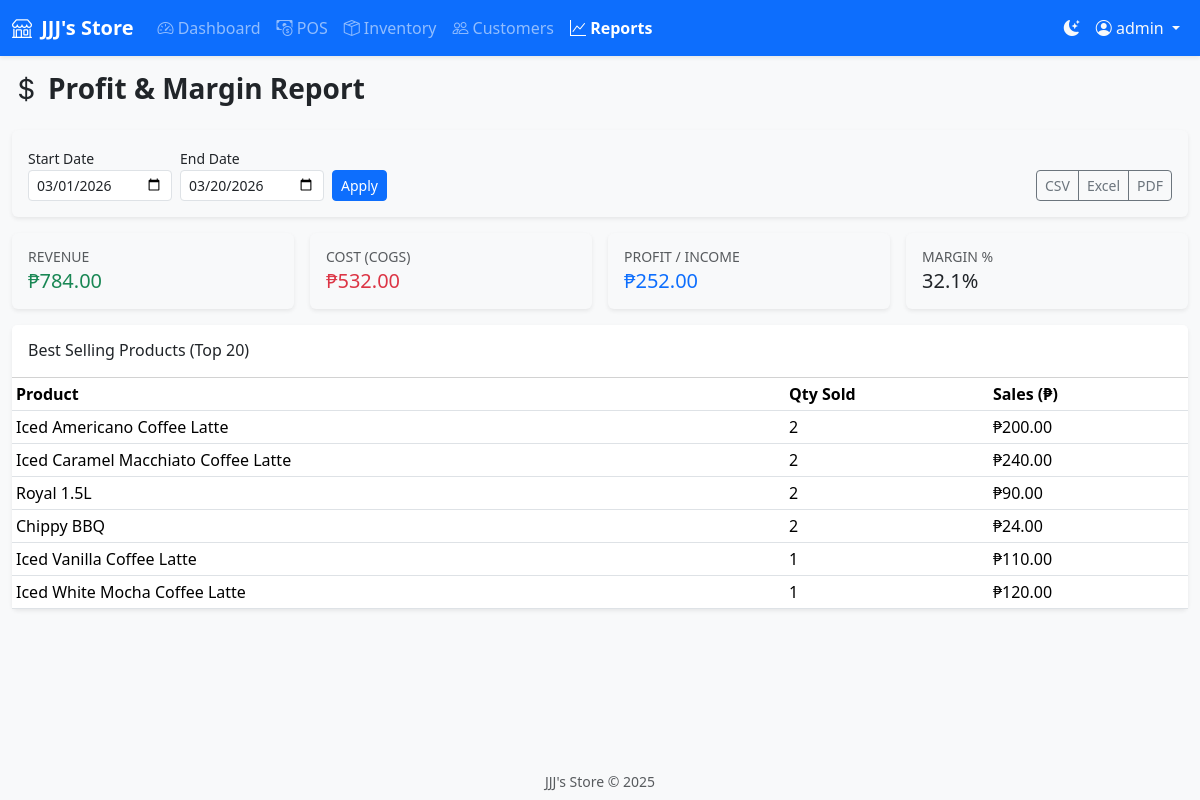
/reports/profit (signed in), run on the app's committed database.
### models.py (models this page shows, shortened)
class User(UserMixin, db.Model):
    __tablename__ = 'users'
    id = db.Column(db.Integer, primary_key=True, index=True)
    username = db.Column(db.String(80), unique=True, nullable=False, index=True)
    email = db.Column(db.String(120), unique=True, nullable=True, index=True)
    password_hash = db.Column(db.String(256), nullable=False)
    role = db.Column(db.String(20), nullable=False, default='cashier')  # admin, cashier
    full_name = db.Column(db.String(120), nullable=True)
    is_active = db.Column(db.Boolean, default=True)
    created_at = db.Column(db.DateTime, default=datetime.utcnow)

class Product(db.Model):
    __tablename__ = 'products'
    id = db.Column(db.Integer, primary_key=True, index=True)
    name = db.Column(db.String(200), nullable=False, index=True)
    sku = db.Column(db.String(50), unique=True, nullable=True, index=True)
    barcode = db.Column(db.String(50), nullable=True, index=True)
    description = db.Column(db.Text, nullable=True)
    category_id = db.Column(db.Integer, db.ForeignKey('categories.id'), nullable=True, index=True)
    supplier_id = db.Column(db.Integer, db.ForeignKey('suppliers.id'), nullable=True, index=True)
    selling_price = db.Column(db.Numeric(12, 2), nullable=False, default=0)
    cost_price = db.Column(db.Numeric(12, 2), nullable=True, default=0)
    quantity = db.Column(db.Integer, nullable=False, default=0)
    unit = db.Column(db.String(20), nullable=False, default='pcs')  # pcs, box, kg, etc.
    min_stock = db.Column(db.Integer, default=5)
    expiry_date = db.Column(db.Date, nullable=True)
    created_at = db.Column(db.DateTime, default=datetime.utcnow)
    updated_at = db.Column(db.DateTime, default=datetime.utcnow, onupdate=datetime.utcnow)
    sales_items = db.relationship('SalesItem', backref='product', lazy='dynamic')

### routes/reports.py (the view)
@reports_bp.route('/profit')
@login_required
def profit():
    start, end = get_date_range()
    profit_data = get_profit_report(start, end)
    best = get_best_selling(start, end, limit=20)
    return render_template('reports/profit.html', best_selling=best,
                          start=start, end=end, **profit_data)

### routes/reports.py (called while the page is built)
def get_date_range():
    today = datetime.now().date()
    start_str = request.args.get('start')
    end_str = request.args.get('end')
    start = datetime.strptime(start_str, '%Y-%m-%d').date() if start_str else today.replace(day=1)
    end = datetime.strptime(end_str, '%Y-%m-%d').date() if end_str else today
    return start, end

### services/report_service.py (called while the page is built)
def get_best_selling(start_date, end_date, limit=20):
    items = db.session.query(
        Product.name,
        func.sum(SalesItem.quantity).label('total_qty'),
        func.sum(SalesItem.total).label('total_sales')
    ).join(SalesItem).join(Sale).filter(
        Sale.created_at >= datetime.combine(start_date, datetime.min.time()),
        Sale.created_at <= datetime.combine(end_date, datetime.max.time())
    ).group_by(Product.id).order_by(func.sum(SalesItem.quantity).desc()).limit(limit).all()
    return [{'name': n, 'quantity': q, 'sales': float(s)} for n, q, s in items]

def get_profit_report(start_date, end_date):
    sales = Sale.query.filter(
        Sale.created_at >= datetime.combine(start_date, datetime.min.time()),
        Sale.created_at <= datetime.combine(end_date, datetime.max.time())
    ).all()
    total_revenue = 0
    total_cost = 0
    for s in sales:
        for item in s.items:
            total_revenue += float(item.total)
            cost = getattr(item, 'cost_price', 0) or 0
            total_cost += float(cost) * item.quantity
    total_profit = total_revenue - total_cost
    return {
        'revenue': total_revenue,
        'cost': total_cost,
        'profit': total_profit,
        'margin_pct': (total_profit / total_revenue * 100) if total_revenue else 0
    }

### templates/reports/profit.html (shortened to what this page needs)
{% extends "base.html" %}
{% block content %}
<div class="container-fluid">
    <h1 class="h3 mb-4 fw-bold"><i class="bi bi-currency-dollar me-2"></i>Profit & Margin Report</h1>
    <div class="card border-0 shadow-sm mb-3">
        <div class="card-body">
            <form class="row g-2 align-items-end" method="get">
                <div class="col-auto">
                    <label class="form-label small mb-0">Start Date</label>
                    <input type="date" name="start" class="form-control form-control-sm" value="{{ start }}">
                </div>
                <div class="col-auto">
                    <label class="form-label small mb-0">End Date</label>
                    <input type="date" name="end" class="form-control form-control-sm" value="{{ end }}">
                </div>
                <div class="col-auto">
                    <button type="submit" class="btn btn-sm btn-primary">Apply</button>
                </div>
                <div class="col-auto ms-auto">
                    <div class="btn-group btn-group-sm">
                        <a href="{{ url_for('reports.export_profit_csv') }}?start={{ start }}&end={{ end }}" class="btn btn-outline-secondary">CSV</a>
                        <a href="{{ url_for('reports.export_profit_excel') }}?start={{ start }}&end={{ end }}" class="btn btn-outline-secondary">Excel</a>
                        <a href="{{ url_for('reports.export_profit_pdf') }}?start={{ start }}&end={{ end }}" class="btn btn-outline-secondary">PDF</a>
                    </div>
                </div>
            </form>
        </div>
    </div>
    <div class="row g-3 mb-3">
        <div class="col-md-3">
            <div class="card border-0 shadow-sm">
                <div class="card-body">
                    <h6 class="text-muted small text-uppercase mb-1">Revenue</h6>
                    <h5 class="mb-0 text-success">₱{{ "%.2f"|format(revenue) }}</h5>
                </div>
            </div>
        </div>
        <div class="col-md-3">
            <div class="card border-0 shadow-sm">
                <div class="card-body">
                    <h6 class="text-muted small text-uppercase mb-1">Cost (COGS)</h6>
                    <h5 class="mb-0 text-danger">₱{{ "%.2f"|format(cost) }}</h5>
                </div>
            </div>
        </div>
        <div class="col-md-3">
            <div class="card border-0 shadow-sm">
                <div class="card-body">
                    <h6 class="text-muted small text-uppercase mb-1">Profit / Income</h6>
                    <h5 class="mb-0 text-primary">₱{{ "%.2f"|format(profit) }}</h5>
                </div>
            </div>
        </div>
        <div class="col-md-3">
            <div class="card border-0 shadow-sm">
                <div class="card-body">
                    <h6 class="text-muted small text-uppercase mb-1">Margin %</h6>
                    <h5 class="mb-0">{% if revenue %}{{ "%.1f"|format(margin_pct) }}%{% else %}0%{% endif %}</h5>
                </div>
            </div>
        </div>
    </div>
    <div class="row g-3">
        <div class="col-12">
            <div class="card border-0 shadow-sm">
                <div class="card-header bg-white py-3">
                    <h6 class="mb-0">Best Selling Products (Top 20)</h6>
                </div>
                <div class="card-body p-0">
                    <table class="table table-sm mb-0">
                        <thead>
                            <tr><th>Product</th><th>Qty Sold</th><th>Sales (₱)</th></tr>
                        </thead>
                        <tbody>
                            {% for b in best_selling %}
                            <tr>
                                <td>{{ b.name }}</td>
                                <td>{{ b.quantity }}</td>
                                <td>₱{{ "%.2f"|format(b.sales) }}</td>
                            </tr>
                            {% else %}
                            <tr><td colspan="3" class="text-center text-muted">No data</td></tr>
                            {% endfor %}
                        </tbody>
                    </table>
                </div>
            </div>
        </div>
    </div>
</div>
{% endblock %}

### templates/base.html (shortened to what this page needs)
<!DOCTYPE html>
<html lang="en" data-bs-theme="light">
<head>
    <link href="https://cdn.jsdelivr.net/npm/bootstrap@5.3.2/dist/css/bootstrap.min.css" rel="stylesheet">
    <link href="https://cdn.jsdelivr.net/npm/bootstrap-icons@1.11.1/font/bootstrap-icons.css" rel="stylesheet">
    <link href="{{ url_for('static', filename='css/app.css') }}" rel="stylesheet">
</head>
<body class="d-flex flex-column min-vh-100">
    {% if current_user.is_authenticated %}
    <nav class="navbar navbar-expand-lg navbar-dark bg-primary sticky-top shadow-sm">
        <div class="container-fluid">
            <a class="navbar-brand fw-bold" href="{{ url_for('dashboard.index') }}">
                <i class="bi bi-shop me-1"></i> {{ pos_name }}
            </a>
            <div class="collapse navbar-collapse" id="navbarNav">
                <ul class="navbar-nav me-auto">
                    <li class="nav-item">
                        <a class="nav-link {% if request.endpoint == 'dashboard.index' %}active{% endif %}" href="{{ url_for('dashboard.index') }}">
                            <i class="bi bi-speedometer2"></i> Dashboard
                        </a>
                    </li>
                    <li class="nav-item">
                        <a class="nav-link {% if request.endpoint and 'pos' in request.endpoint %}active{% endif %}" href="{{ url_for('pos.index') }}">
                            <i class="bi bi-cash-coin"></i> POS
                        </a>
                    </li>
                    <li class="nav-item">
                        <a class="nav-link {% if request.endpoint and 'inventory' in request.endpoint %}active{% endif %}" href="{{ url_for('inventory.index') }}">
                            <i class="bi bi-box-seam"></i> Inventory
                        </a>
                    </li>
                    <li class="nav-item">
                        <a class="nav-link {% if request.endpoint and 'customers' in request.endpoint %}active{% endif %}" href="{{ url_for('customers.index') }}">
                            <i class="bi bi-people"></i> Customers
                        </a>
                    </li>
                    <li class="nav-item">
                        <a class="nav-link {% if request.endpoint and 'reports' in request.endpoint %}active{% endif %}" href="{{ url_for('reports.index') }}">
                            <i class="bi bi-graph-up"></i> Reports
                        </a>
                    </li>
                </ul>
                <ul class="navbar-nav">
                    <li class="nav-item">
                        <button class="btn btn-link nav-link text-light" id="themeToggle" title="Toggle dark/light mode">
                            <i class="bi bi-moon-stars-fill"></i>
                        </button>
                    </li>
                    <li class="nav-item dropdown">
                        <a class="nav-link dropdown-toggle text-light" href="#" data-bs-toggle="dropdown">
                            <i class="bi bi-person-circle"></i> {{ current_user.username }}
                        </a>
                    </li>
                </ul>
            </div>
        </div>
    </nav>
    {% endif %}
    <main class="flex-grow-1 py-3">
        {% block content %}{% endblock %}
    </main>
    <footer class="py-2 bg-light text-center text-muted small">
        {{ pos_name }} &copy; 2025
    </footer>
</body>
</html>

### static/css/app.css (style rules this page uses)
:root { --pos-primary: #0d6efd; --pos-success: #198754; --pos-warning: #ffc107; --pos-danger: #dc3545; --pos-bg: #f8f9fa; --pos-card-shadow: 0 0.125rem 0.25rem rgba(0, 0, 0, 0.075); }
body, main, .container, .pos-container, #sidebarPanel, .card, .table { background-color: var(--pos-bg); transition: background-color 0.3s ease, color 0.3s ease; }
html[data-bs-theme='light'], body[data-bs-theme='light'] { background-color: #f8f9fa !important; color: #212529 !important; }
.navbar-brand { font-size: 1.25rem; }
.nav-link.active { font-weight: 600; }
.card { transition: box-shadow 0.2s; }
* { transition: background-color 0.3s ease, color 0.3s ease; }
footer { margin-top: auto; }

### templates/base.html (style rules this page uses)
html[data-bs-theme='dark'], body { background-color: #121212 !important; color: #f8f9fa !important; }
html[data-bs-theme='light'], body { background-color: #f8f9fa !important; color: #212529 !important; }

### data on the page
User: username "admin"
Product: name "Iced Americano Coffee Latte", quantity "2", sales "200.00"
Product: name "Iced Caramel Macchiato Coffee Latte", quantity "2", sales "240.00"
Product: name "Royal 1.5L", quantity "2", sales "90.00"
Product: name "Chippy BBQ", quantity "2", sales "24.00"
Product: name "Iced Vanilla Coffee Latte", quantity "1", sales "110.00"
Product: name "Iced White Mocha Coffee Latte", quantity "1", sales "120.00"

### other printed values
{{ pos_name }} "JJJ's Store"
{{ "%.2f"|format(revenue) }} "784.00"
{{ "%.2f"|format(cost) }} "532.00"
{{ "%.2f"|format(profit) }} "252.00"
{{ "%.1f"|format(margin_pct) }} "32.1"
